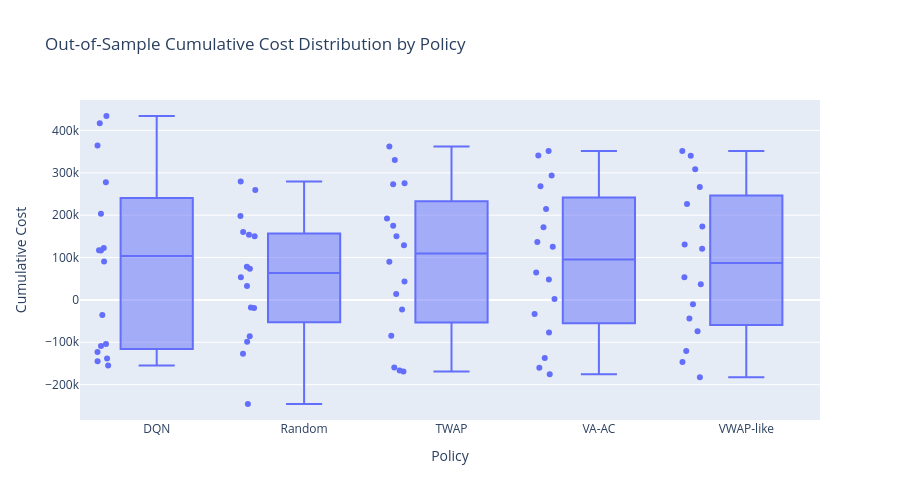

Write notebook code for a chart like this one.
### Markdown cell above
The RL agent achieved strong in-sample performance,
but out-of-sample evaluation revealed that learned execution advantages diminish under unseen market conditions, highlighting the difficulty of generalization in adaptive execution problems.

### Code cell
import plotly.express as px
import plotly.graph_objects as go
# 1. OOS Cost Distribution by Policy
fig = go.Figure()

fig = px.box(
    summary_oos_daily,
    x="policy",
    y="cumulative_cost",
    points="all",
    title="Out-of-Sample Cumulative Cost Distribution by Policy"
)

fig.update_layout(
    xaxis_title="Policy",
    yaxis_title="Cumulative Cost",
    height=500,
    width=900
)

fig.show()
fig.write_image("../results/plots/06_Out_of_Sample_Cumulative_Cost_Distribution_by_Policy.png")
display(Image(filename="../results/plots/06_Out_of_Sample_Cumulative_Cost_Distribution_by_Policy.png"))

### Figure 1 — Plotly figure (JSON) as saved in the notebook; plotly's stock layout.template omitted (floating-point values rounded to 4 significant figures)
{"data": [{"alignmentgroup": "True", "boxpoints": "all", "hovertemplate": "policy=%{x}<br>cumulative_cost=%{y}<extra></extra>", "legendgroup": "", "marker": {"color": "#636efa"}, "name": "", "notched": false, "offsetgroup": "", "orientation": "v", "showlegend": false, "type": "box", "x": ["DQN", "Random", "TWAP", "VA-AC", "VWAP-like", "DQN", "Random", "TWAP", "VA-AC", "VWAP-like", "DQN", "Random", "TWAP", "VA-AC", "VWAP-like", "DQN", "Random", "TWAP", "VA-AC", "VWAP-like", "DQN", "Random", "TWAP", "VA-AC", "VWAP-like", "DQN", "Random", "TWAP", "VA-AC", "VWAP-like", "DQN", "Random", "TWAP", "VA-AC", "VWAP-like", "DQN", "Random", "TWAP", "VA-AC", "VWAP-like", "DQN", "Random", "TWAP", "VA-AC", "VWAP-like", "DQN", "Random", "TWAP", "VA-AC", "VWAP-like", "DQN", "Random", "TWAP", "VA-AC", "VWAP-like", "DQN", "Random", "TWAP", "VA-AC", "VWAP-like", "DQN", "Random", "TWAP", "VA-AC", "VWAP-like", "DQN", "Random", "TWAP", "VA-AC", "VWAP-like", "DQN", "Random", "TWAP", "VA-AC", "VWAP-like", "DQN", "Random", "TWAP", "VA-AC", "VWAP-like"], "x0": " ", "xaxis": "x", "y": [117100.0, 78480.0, 129300.0, 125600.0, 120500.0, 417200.0, 198100.0, 272900.0, 293500.0, 308800.0, -154800.0, -19220.0, -166700.0, -175700.0, -182700.0, 203500.0, 153600.0, 175000.0, 171800.0, 173600.0, 117000.0, 150100.0, 150500.0, 136500.0, 130600.0, -144600.0, -245700.0, -159800.0, -137000.0, -120400.0, 364400.0, 160600.0, 330500.0, 340900.0, 340500.0, 277600.0, 259200.0, 275500.0, 268300.0, 266300.0, -35330.0, 53810.0, 90300.0, 64800.0, 37120.0, -108900.0, -126900.0, -169100.0, -160200.0, -146400.0, -122700.0, -85710.0, 13990.0, 2317.0, -10280.0, 434200.0, 279600.0, 362000.0, 351500.0, 351300.0, 122500.0, 32770.0, 192500.0, 214700.0, 226700.0, -138500.0, -18110.0, -22810.0, -33340.0, -44050.0, 90870.0, 73700.0, 43620.0, 48040.0, 53360.0, -103800.0, -98900.0, -84290.0, -76780.0, -73770.0], "y0": " ", "yaxis": "y"}], "layout": {"boxmode": "group", "height": 500, "legend": {"tracegroupgap": 0}, "title": {"text": "Out-of-Sample Cumulative Cost Distribution by Policy"}, "width": 900, "xaxis": {"anchor": "y", "domain": [0, 1], "title": {"text": "Policy"}}, "yaxis": {"anchor": "x", "domain": [0, 1], "title": {"text": "Cumulative Cost"}}}}
